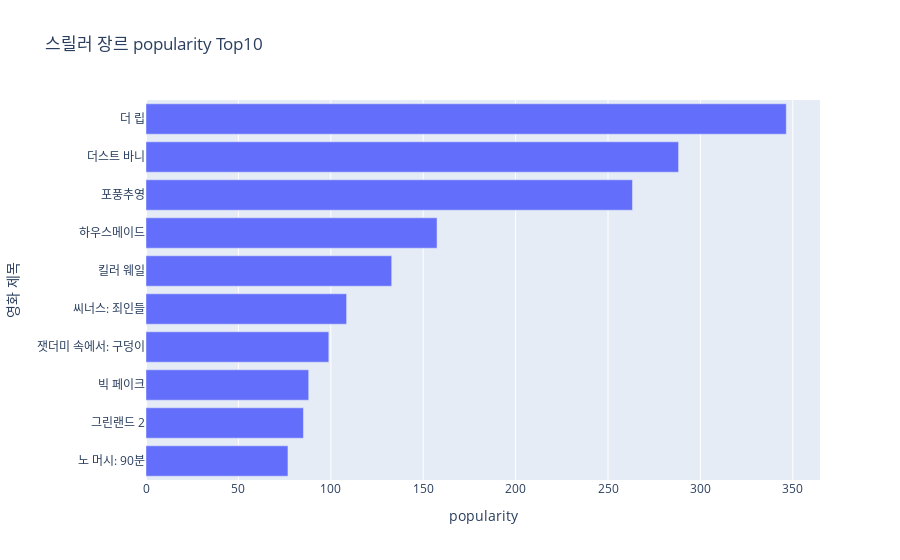

Notebook code cell kept with this figure:
### Markdown cell above
- [12, 15, 18, 20, 22, 25, 30, 35, 40, 100]
- 일반적으로 데이터를 분석할 때, 평균을 사용하기도 하지만 중앙값(중간값)도 사용한다
- 중앙값(median) : 물리적인 가운데 값
- 짝수 = 5번째 값 + 6번째 값 의 평균
- 홀수 = 가운데 1개값
- 중앙값 = (22+25) / 2 = 23.5
- 하위 50% : 중앙값을 기준으로 아래의 값들 = 12, 15, 18, 20, 22
- 상위 50% : 중앙값을 기준으로 위의 값들 = 25, 30, 35, 40, 100
- 하위 50%의 중앙값 = 1사분위 = Q1 = 전체 데이터의 하위 25% = 18
- 상위 50%의 중앙값 = 3사분위 = Q3 = 전체 데이터의 상위 25% = 35
- IQR(Interquartile Range) : 중앙값 기준 퍼진 정도 (반지름) = Q3-Q1 = 35-18 = 17
- Lower Fence: 하한치 = Q1 - IQR x 1.5 = 18-(17*1.5) = -7.5
- Upper Fence: 상한치 = Q3 + IQR x 1.5 = 35+(17*1.5) = 60.5
- min = 12
- max = 40 (데이터만 보면 100 이지만, 상한치를 벗어나지 않아야한다. 60.5 이하의 최대값)
- Outlier(이상치) = 100
- mean: 평균 = (12+15+18+20+22+25+30+35+40+100) / 10 = 31.7
- 편차: 평균에서의 차이 = 12-31.7 = -19.7, 100-31.7 = 68.3 = 음수/양수보다 평균으로부터 대체적으로 얼마큼 떨어져 있는가가 중요
- 표준편차: 모든 편차의 평균
- 제곱편차: 모든 편차의 값을 제곱해 더함. (표준편차의 경우, 음수 양수 더해지면 0에 수렴하게 되므로) = 5878.10
- 제곱편차 / 10 : 모(집단)분산 = 587.81 =>10개라는 데이터가 확실하게 고정
- 제곱편차 / n - 1 : 표(본)분산 = 653.12 => 데이터 수가 방대할 때 샘플링. n은 전체 집단. "과소추정법칙"
- r(루트) 587.81 = 24.24 = 모분산을 기준으로 표준편차
- r 653.12 = 25.55 = 표분산을 기준으로 계산한 표준편차

### Code cell
import plotly.express as px

TARGET_GENRE = "스릴러"
TOP_N = 10

tmp = df_g[df_g["genre"] == TARGET_GENRE].copy()
tmp = tmp.dropna(subset=["popularity"])
tmp = tmp.sort_values("popularity", ascending=False).head(TOP_N)

fig = px.bar(
    tmp.sort_values("popularity"),
    x = "popularity",
    y = "title",
    hover_data=["vote_average", "vote_count", "original_language"],
    title=f"{TARGET_GENRE} 장르 popularity Top{TOP_N}"
)

fig.update_layout(xaxis_title="popularity", yaxis_title="영화 제목")
fig.show()

### Figure 1 — Plotly figure (JSON) as saved in the notebook; plotly's stock layout.template omitted (floating-point values rounded to 4 significant figures)
{"data": [{"alignmentgroup": "True", "customdata": [[6.785, 65, "en"], [6.5, 104, "en"], [6.5, 68, "it"], [3.846, 13, "ar"], [7.481, 3408, "en"], [5.631, 42, "en"], [7.102, 542, "en"], [7.195, 347, "zh"], [6.564, 128, "en"], [7.033, 842, "en"]], "hovertemplate": "popularity=%{x}<br>title=%{y}<br>vote_average=%{customdata[0]}<br>vote_count=%{customdata[1]}<br>original_language=%{customdata[2]}<extra></extra>", "legendgroup": "", "marker": {"color": "#636efa", "pattern": {"shape": ""}}, "name": "", "offsetgroup": "", "orientation": "h", "showlegend": false, "textposition": "auto", "type": "bar", "x": [76.81, 85.19, 88.05, 98.93, 108.6, 132.9, 157.5, 263.2, 288.2, 346.5], "xaxis": "x", "y": ["노 머시: 90분", "그린랜드 2", "빅 페이크", "잿더미 속에서: 구덩이", "씨너스: 죄인들", "킬러 웨일", "하우스메이드", "포풍추영", "더스트 바니", "더 립"], "yaxis": "y"}], "layout": {"barmode": "relative", "legend": {"tracegroupgap": 0}, "title": {"text": "스릴러 장르 popularity Top10"}, "xaxis": {"anchor": "y", "domain": [0, 1], "title": {"text": "popularity"}}, "yaxis": {"anchor": "x", "domain": [0, 1], "title": {"text": "영화 제목"}}}}
